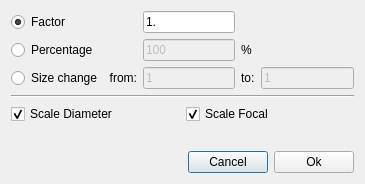
<?xml version="1.0" encoding="UTF-8"?>
<ui version="4.0">
 <class>DialogScaleDevice</class>
 <widget class="QDialog" name="DialogScaleDevice">
  <property name="geometry">
   <rect>
    <x>0</x>
    <y>0</y>
    <width>365</width>
    <height>184</height>
   </rect>
  </property>
  <property name="windowTitle">
   <string>Scale Device</string>
  </property>
  <property name="windowIcon">
   <iconset resource="Astree.qrc">
    <normaloff>:/Astree/Astree.ico</normaloff>:/Astree/Astree.ico</iconset>
  </property>
  <layout class="QGridLayout" name="gridLayout_2">
   <item row="0" column="0">
    <layout class="QVBoxLayout" name="verticalLayout">
     <item>
      <layout class="QGridLayout" name="gridLayout">
       <item row="2" column="1">
        <widget class="QLabel" name="label_2">
         <property name="text">
          <string>from:</string>
         </property>
         <property name="alignment">
          <set>Qt::AlignRight|Qt::AlignTrailing|Qt::AlignVCenter</set>
         </property>
        </widget>
       </item>
       <item row="2" column="3">
        <widget class="QLabel" name="label">
         <property name="text">
          <string>to:</string>
         </property>
        </widget>
       </item>
       <item row="0" column="0">
        <widget class="QRadioButton" name="rbFactor">
         <property name="text">
          <string>Factor</string>
         </property>
         <property name="checked">
          <bool>true</bool>
         </property>
        </widget>
       </item>
       <item row="2" column="4">
        <widget class="QLineEdit" name="leNewSize">
         <property name="enabled">
          <bool>false</bool>
         </property>
         <property name="text">
          <string>1</string>
         </property>
        </widget>
       </item>
       <item row="2" column="0">
        <widget class="QRadioButton" name="rbSizeChange">
         <property name="text">
          <string>Size change</string>
         </property>
        </widget>
       </item>
       <item row="2" column="2">
        <widget class="QLineEdit" name="leOldSize">
         <property name="enabled">
          <bool>false</bool>
         </property>
         <property name="text">
          <string>1</string>
         </property>
        </widget>
       </item>
       <item row="1" column="0">
        <widget class="QRadioButton" name="rbPercentage">
         <property name="text">
          <string>Percentage</string>
         </property>
        </widget>
       </item>
       <item row="0" column="2">
        <widget class="QLineEdit" name="leFactor">
         <property name="text">
          <string>1.</string>
         </property>
        </widget>
       </item>
       <item row="1" column="3">
        <widget class="QLabel" name="label_3">
         <property name="text">
          <string>%</string>
         </property>
        </widget>
       </item>
       <item row="1" column="2">
        <widget class="QLineEdit" name="lePercentage">
         <property name="enabled">
          <bool>false</bool>
         </property>
         <property name="text">
          <string>100</string>
         </property>
        </widget>
       </item>
      </layout>
     </item>
     <item>
      <widget class="Line" name="line">
       <property name="orientation">
        <enum>Qt::Horizontal</enum>
       </property>
      </widget>
     </item>
     <item>
      <layout class="QHBoxLayout" name="horizontalLayout_2">
       <item>
        <widget class="QCheckBox" name="cbScaleDiameter">
         <property name="text">
          <string>Scale Diameter</string>
         </property>
         <property name="checked">
          <bool>true</bool>
         </property>
        </widget>
       </item>
       <item>
        <widget class="QCheckBox" name="cbScaleFocal">
         <property name="text">
          <string>Scale Focal</string>
         </property>
         <property name="checked">
          <bool>true</bool>
         </property>
        </widget>
       </item>
      </layout>
     </item>
     <item>
      <spacer name="verticalSpacer">
       <property name="orientation">
        <enum>Qt::Vertical</enum>
       </property>
       <property name="sizeHint" stdset="0">
        <size>
         <width>20</width>
         <height>40</height>
        </size>
       </property>
      </spacer>
     </item>
     <item>
      <layout class="QHBoxLayout" name="horizontalLayout">
       <item>
        <spacer name="horizontalSpacer">
         <property name="orientation">
          <enum>Qt::Horizontal</enum>
         </property>
         <property name="sizeHint" stdset="0">
          <size>
           <width>40</width>
           <height>20</height>
          </size>
         </property>
        </spacer>
       </item>
       <item>
        <widget class="QPushButton" name="pushButton_2">
         <property name="text">
          <string>Cancel</string>
         </property>
        </widget>
       </item>
       <item>
        <widget class="QPushButton" name="pushButton">
         <property name="text">
          <string>Ok</string>
         </property>
        </widget>
       </item>
      </layout>
     </item>
    </layout>
   </item>
  </layout>
 </widget>
 <tabstops>
  <tabstop>leOldSize</tabstop>
  <tabstop>leNewSize</tabstop>
  <tabstop>pushButton</tabstop>
  <tabstop>pushButton_2</tabstop>
  <tabstop>rbSizeChange</tabstop>
  <tabstop>rbPercentage</tabstop>
  <tabstop>rbFactor</tabstop>
 </tabstops>
 <resources>
  <include location="Astree.qrc"/>
 </resources>
 <connections/>
</ui>
